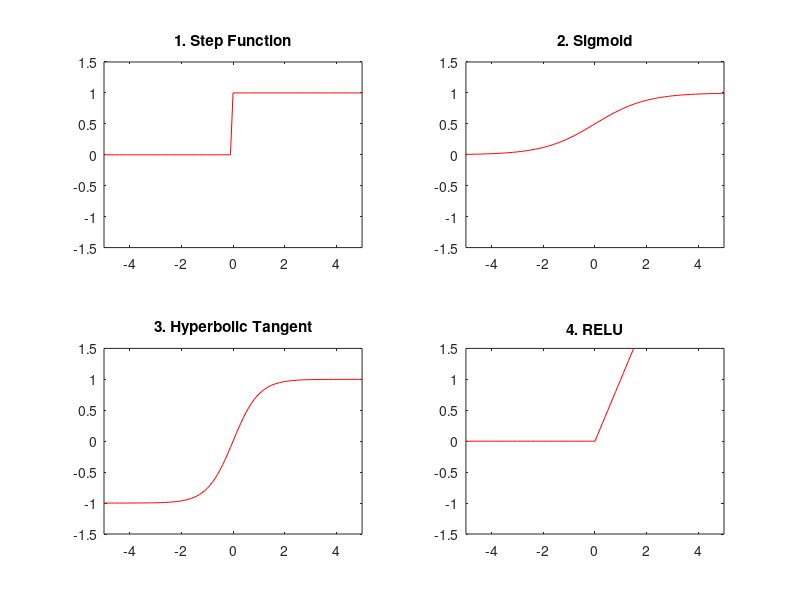

This chart was generated by the following MATLAB code:
one = true;
two = false;

if one
    x = -5:0.1:5;

    for idx = 1:numel(x)
        if x(idx)<0
            y1(idx) = 0;

        else
            y1(idx) = 1;
        end 
    end

    for idx = 1:numel(x)
        y2(idx) = 1/(1+exp(-x(idx)));
    end

    for idx = 1:numel(x)
        if x(idx)<0
            y3(idx) = 0;

        else
            y3(idx) = x(idx);
        end 
    end

    figure
    subplot(2,2,1)
    plot(x,y1,'red')
    axis([-5 5 -1.5 1.5])
    title('1. Step Function')

    subplot(2,2,2)
    plot(x,y2,'red')
    axis([-5 5 -1.5 1.5])
    title('2. Sigmoid')

    subplot(2,2,3)
    plot(x,tanh(x),'red')
    axis([-5 5 -1.5 1.5])
    title('3. Hyperbolic Tangent')

    subplot(2,2,4)
    plot(x,y3,'red')
    axis([-5 5 -1.5 1.5])
    title('4. RELU')
end

if two
    x = -5:0.1:100;

   for idx = 1:numel(x)
        % y(idx) = exp(-x(idx)/20)+sin(x(idx)*2)*x(idx)/3000+x(idx)/2000;
        y(idx) = exp(-x(idx)/20)+(rand(1)-1)/15+x(idx)/1500+0.035;
    end 

    figure
    subplot(1,2,1)
    plot(x,exp(-x/20),'red')
    axis([0 100 0 1])
    title('1. Desired Loss')

    subplot(1,2,2)
    plot(x,y,'red')
    axis([0 100 0 1])
    title('2. Overfitted Loss')
end